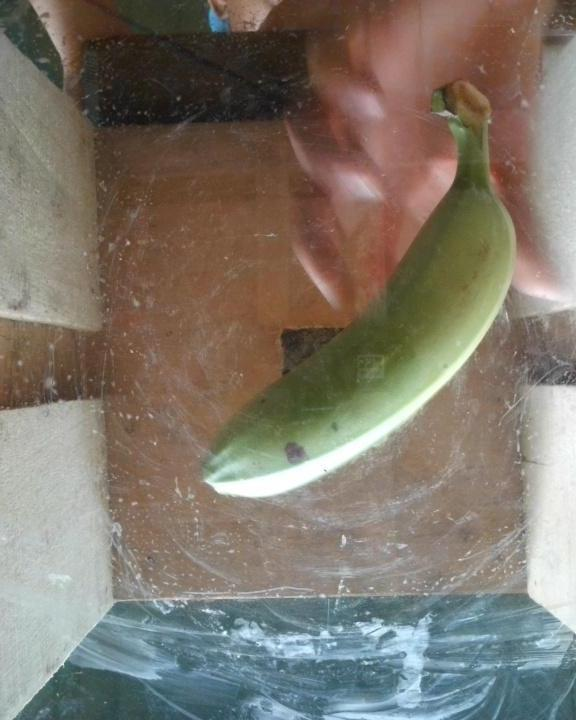
#> input picture SVMDATA/images/train/CLassB/ClassB_103.jpg, 576 x 720 px, found by its file name; its folder holds 3 pictures in this run
$ python svmtrain.py
#> lines starting #> are read from the running program, lines starting #| are printed output that depends on the picture
import os
import cv2
import numpy as np
from skimage.feature import local_binary_pattern
from sklearn.svm import SVC
from sklearn.preprocessing import StandardScaler
from sklearn.metrics import accuracy_score
from sklearn.model_selection import train_test_split
import joblib

def compute_lbp(image, num_points=24, radius=8):
    gray_image = cv2.cvtColor(image, cv2.COLOR_BGR2GRAY)
    lbp = local_binary_pattern(gray_image, num_points, radius, method='uniform')
    hist, _ = np.histogram(lbp.ravel(), bins=np.arange(0, num_points + 3), range=(0, num_points + 2))
    hist = hist.astype("float")
    hist /= (hist.sum() + 1e-6)
    return hist

def load_images_from_directory(directory):
#> called with directory = 'SVMDATA/images/train/'
    image_paths = []
    labels = []
    for label_dir in os.listdir(directory):
        label_path = os.path.join(directory, label_dir)
        if os.path.isdir(label_path):
            for image_name in os.listdir(label_path):
                image_path = os.path.join(label_path, image_name)
                image_paths.append(image_path)
                labels.append(label_dir)  # Assuming directory names are the labels
#> pass 2 of the loop in load_images_from_directory, `for label_dir in os.listdir(directory):`:
    return image_paths, labels

# Load images and labels from directories
train_dir = 'SVMDATA/images/train/'
image_paths, labels = load_images_from_directory(train_dir)

# Convert labels to numerical format
unique_labels = list(set(labels))
label_to_num = {label: num for num, label in enumerate(unique_labels)}
num_labels = [label_to_num[label] for label in labels]

# Compute LBP features for each image
lbp_features = []
for path in image_paths:
    image = cv2.imread(path)
#> image is the input picture: shape (720, 576, 3); mean B, G, R 108.2, 119.3, 127
    lbp = compute_lbp(image)
#> in compute_lbp, `gray_image = cv2.cvtColor(image, cv2.COLOR_BGR2GRAY)`:
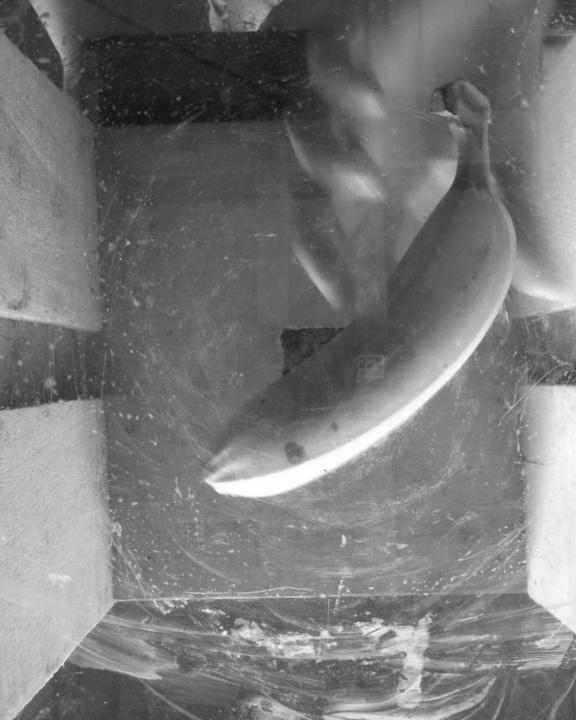
#> gray_image: shape (720, 576); min 13, max 255, mean 120.3
#> in compute_lbp, `lbp = local_binary_pattern(gray_image, num_points, radius, method='uni..`:
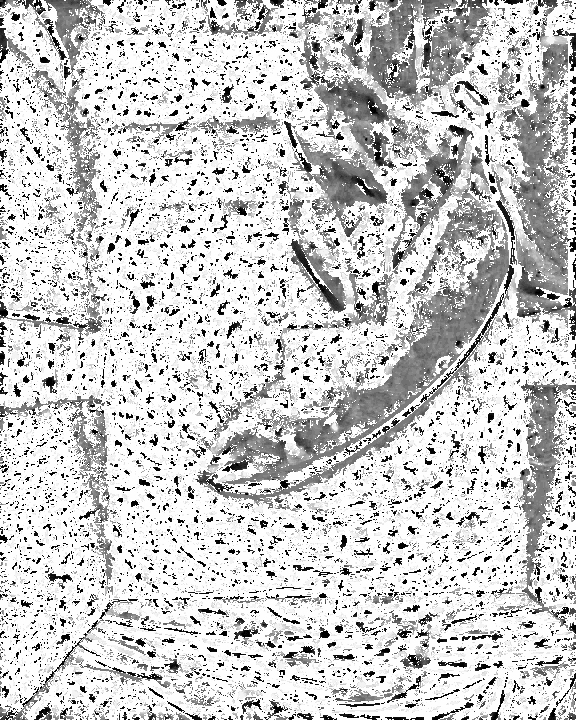
#> lbp: shape (720, 576) float64; min 0, max 25, mean 19.8; drawn with min black and max white
#> in compute_lbp, `hist, _ = np.histogram(lbp.ravel(), bins=np.arange(0, num_points + 3),..`: hist = 26 values, max 251501 at index 25, min 2471 at index 6, mean 15950.8
#> in compute_lbp, `hist /= (hist.sum() + 1e-6)`: hist = 26 values, max 0.606 at index 25, min 0.00596 at index 6, mean 0.0385
#> lbp has the same summary as hist in compute_lbp
    lbp_features.append(lbp)
#> pass 2 of the loop `for path in image_paths:`:
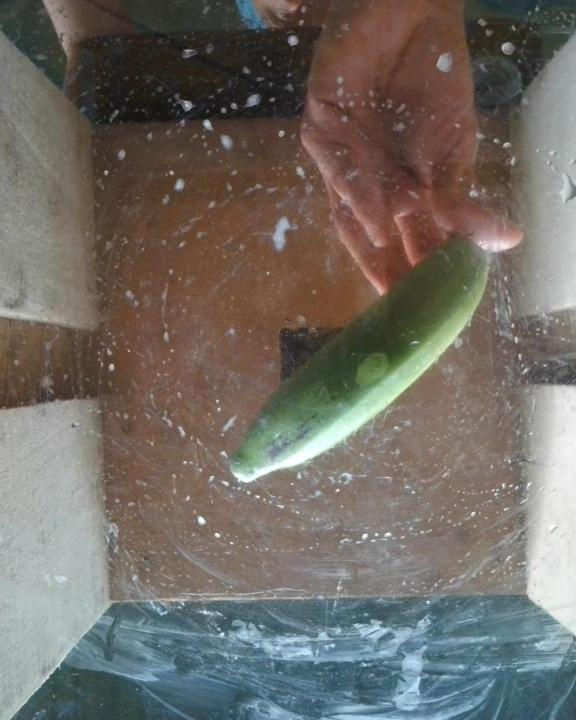
#> input picture SVMDATA/images/train/CLassB/ClassB_1072.jpg, 576 x 720 px, found by its file name
#> image is the input picture: shape (720, 576, 3); mean B, G, R 101.1, 107.6, 112.8
#> in compute_lbp (call 2), `gray_image = cv2.cvtColor(image, cv2.COLOR_BGR2GRAY)`:
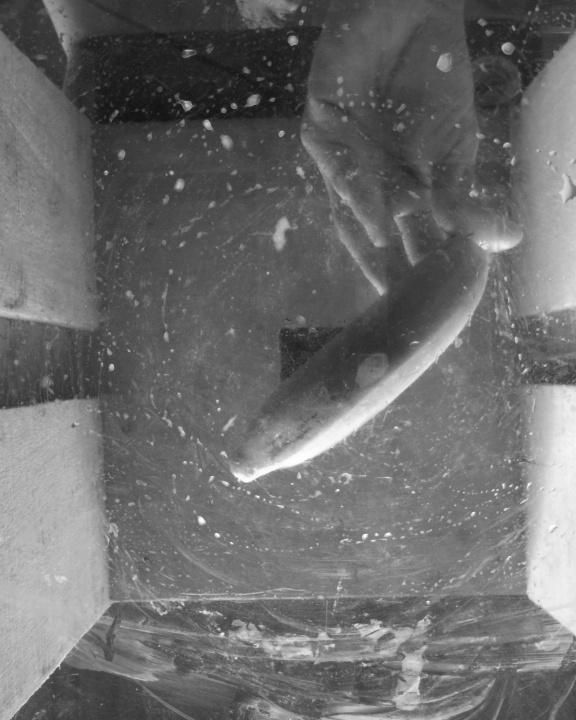
#> gray_image: shape (720, 576); min 15, max 255, mean 108.4
#> in compute_lbp (call 2), `lbp = local_binary_pattern(gray_image, num_points, radius, method='uni..`:
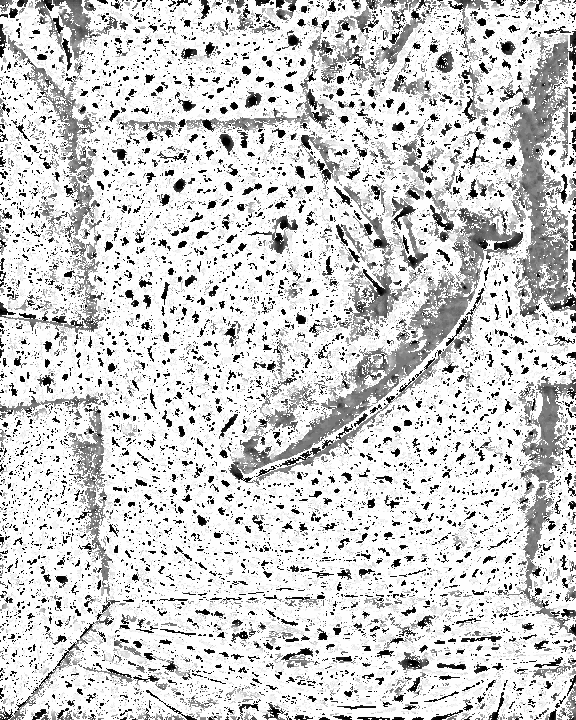
#> lbp: shape (720, 576) float64; min 0, max 25, mean 20.4; drawn with min black and max white
#> in compute_lbp (call 2), `hist, _ = np.histogram(lbp.ravel(), bins=np.arange(0, num_points + 3),..`: hist = 26 values, max 271358 at index 25, min 1900 at index 18, mean 15950.8
#> in compute_lbp (call 2), `hist /= (hist.sum() + 1e-6)`: hist = 26 values, max 0.654 at index 25, min 0.00458 at index 18, mean 0.0385
#> `lbp = compute_lbp(image)`: lbp has the same summary as hist in compute_lbp
#> pass 3 of the loop `for path in image_paths:`:
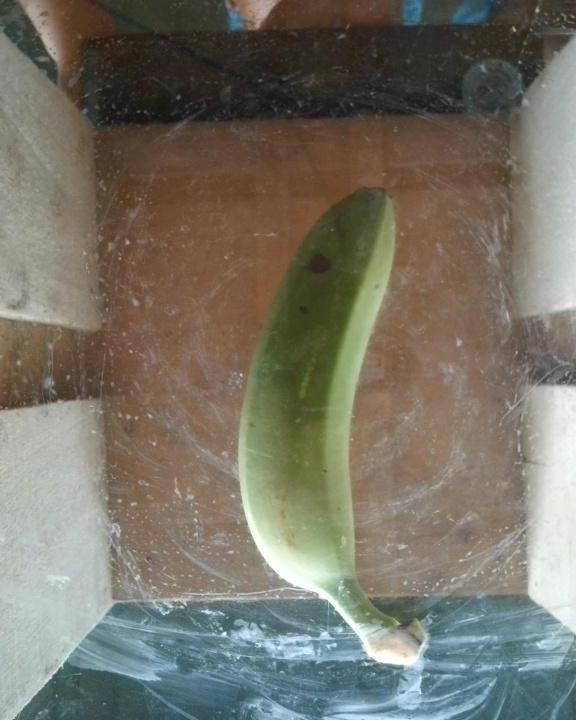
#> input picture SVMDATA/images/train/CLassB/ClassB_1152.jpg, 576 x 720 px, found by its file name
#> image is the input picture: shape (720, 576, 3); mean B, G, R 103.1, 114.9, 118.8
#> in compute_lbp (call 3), `gray_image = cv2.cvtColor(image, cv2.COLOR_BGR2GRAY)`:
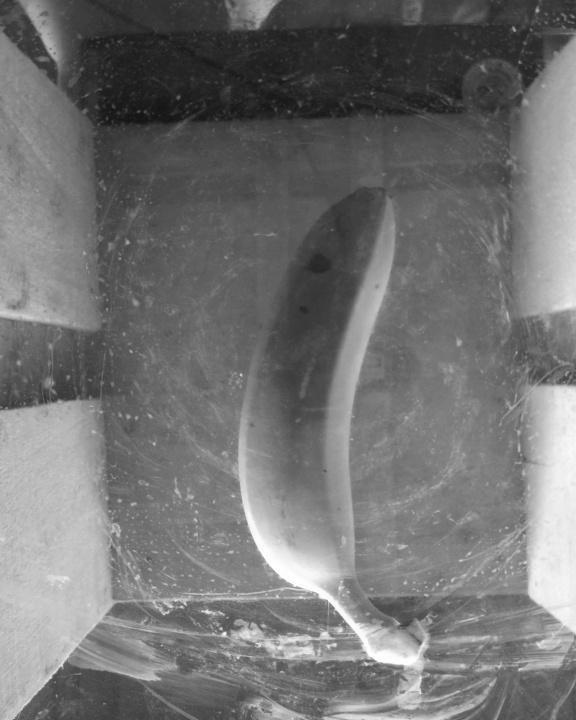
#> gray_image: shape (720, 576); min 16, max 255, mean 114.7
#> in compute_lbp (call 3), `lbp = local_binary_pattern(gray_image, num_points, radius, method='uni..`:
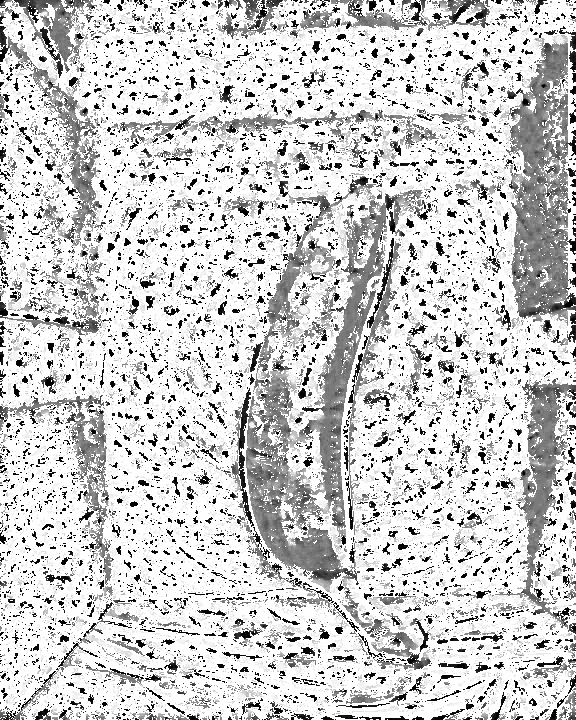
#> lbp: shape (720, 576) float64; min 0, max 25, mean 20; drawn with min black and max white
#> in compute_lbp (call 3), `hist, _ = np.histogram(lbp.ravel(), bins=np.arange(0, num_points + 3),..`: hist = 26 values, max 256746 at index 25, min 2190 at index 6, mean 15950.8
#> in compute_lbp (call 3), `hist /= (hist.sum() + 1e-6)`: hist = 26 values, max 0.619 at index 25, min 0.00528 at index 6, mean 0.0385
#> `lbp = compute_lbp(image)`: lbp has the same summary as hist in compute_lbp
#> the loop made 4 passes; the first 3 are shown

lbp_features = np.array(lbp_features)
num_labels = np.array(num_labels)

# Split the data into training and testing sets
#> (the run stopped early here; a loop or call above may not have finished)
